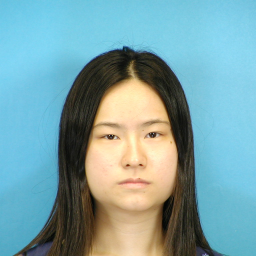
#> input picture data/resized/f-021-01.png, 256 x 256 px, found by its file name
$ python removebackground.py   (older library calls are emulated)
#> lines starting #> are read from the running program, lines starting #| are printed output that depends on the picture
from skimage import io as skio
url = 'data/resized/f-021-01.png'
img = skio.imread(url)
#> img is the input picture: shape (256, 256, 3); mean R, G, B 123, 162.3, 166.5

print("shape of image: {}".format(img.shape))
#| shape of image: (256, 256, 3)
print("dtype of image: {}".format(img.dtype))
#| dtype of image: uint8

#detecting edges
from skimage import filters
sobel = filters.sobel(img)
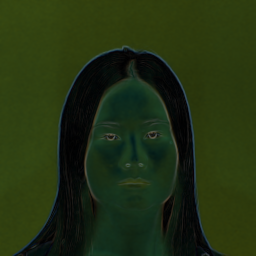
#> sobel: shape (256, 256, 3) float64; mean R, G, B 0.136, 0.193, 0.0699
import matplotlib.pyplot as plt
#%matplotlib inline
plt.rcParams['image.interpolation'] = 'nearest'
plt.rcParams['image.cmap'] = 'gray'
plt.rcParams['figure.dpi'] = 200
blurred = filters.gaussian(sobel, sigma=2.0)
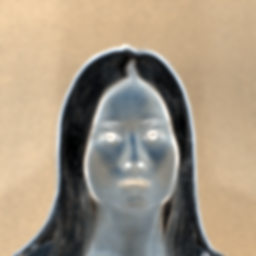
#> blurred: shape (256, 256, 3) float64; mean R, G, B 0.131, 0.121, 0.106; drawn with min black and max white

#obtaining seeds
import numpy as np
light_spots = np.array((img > 245).nonzero()).T
dark_spots = np.array((img < 3).nonzero()).T
#> dark_spots = 14 rows, first 8: [111, 167, 2], [158, 178, 2], [195, 90, 2], [198, 173, 2], [200, 92, 2], [203, 164, 2], [211, 163, 2], [219, 163, 2]

#making a seed mask
from scipy import ndimage as ndi
bool_mask = np.zeros(img.shape, dtype=np.bool)
bool_mask[tuple(light_spots.T)] = True
bool_mask[tuple(dark_spots.T)] = True
seed_mask, num_seeds = ndi.label(bool_mask)
num_seeds

#applying watershed
from skimage import morphology
ws = morphology.watershed(blurred, seed_mask)
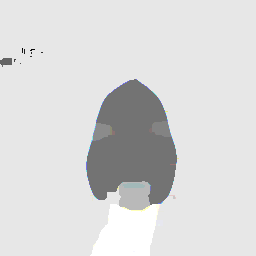
#> ws: shape (256, 256, 3) int32; mean R, G, B 29.2, 29.2, 29.2; drawn with min black and max white

background = max(set(ws.ravel()), key=lambda g: np.sum(ws == g))
#> background = 31
background_mask = (ws == background)
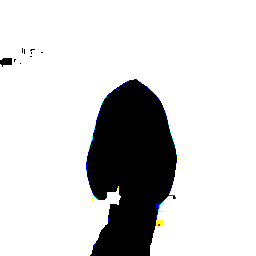
#> background_mask: shape (256, 256, 3) bool; mean R, G, B 0.824, 0.825, 0.826
cleaned = img * ~background_mask
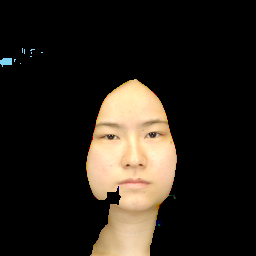
#> cleaned: shape (256, 256, 3); mean R, G, B 40.5, 34.2, 26.4

#> (the run stopped early here; a loop or call above may not have finished)

$ run again, with data/resized/f-023-01.png copied over data/resized/f-021-01.png
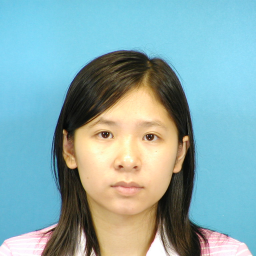
#> input picture data/resized/f-023-01.png, 256 x 256 px, found by its file name
#> img is the input picture: shape (256, 256, 3); mean R, G, B 135.8, 171.4, 174.2
#| shape of image: (256, 256, 3)
#| dtype of image: uint8
#> dark_spots = 14 rows, first 8: [154, 186, 2], [157, 185, 2], [158, 185, 2], [160, 184, 2], [175, 172, 2], [179, 171, 2], [181, 80, 2], [183, 170, 2]
#> `ws = morphology.watershed(blurred, seed_mask)`:
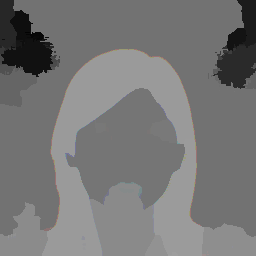
#> ws: shape (256, 256, 3) int32; mean R, G, B 119.3, 119.2, 119.1
#> background = 114
#> `cleaned = img * ~background_mask`:
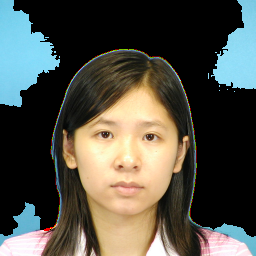
#> cleaned: shape (256, 256, 3); mean R, G, B 80.8, 80.3, 71.4

$ run again, with data/resized/f-024-01.png copied over data/resized/f-021-01.png
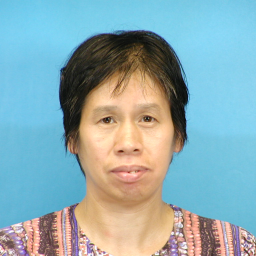
#> input picture data/resized/f-024-01.png, 256 x 256 px, found by its file name
#> img is the input picture: shape (256, 256, 3); mean R, G, B 141.2, 170.9, 176.5
#| shape of image: (256, 256, 3)
#| dtype of image: uint8
#> dark_spots = empty array
#> `ws = morphology.watershed(blurred, seed_mask)`:
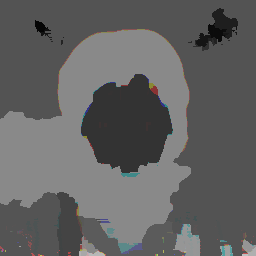
#> ws: shape (256, 256, 3) int32; mean R, G, B 98, 98, 98
#> background = 83
#> `cleaned = img * ~background_mask`:
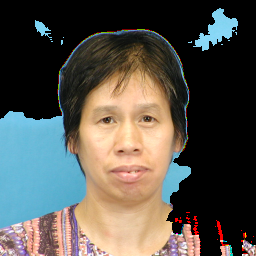
#> cleaned: shape (256, 256, 3); mean R, G, B 86.2, 83.4, 77
